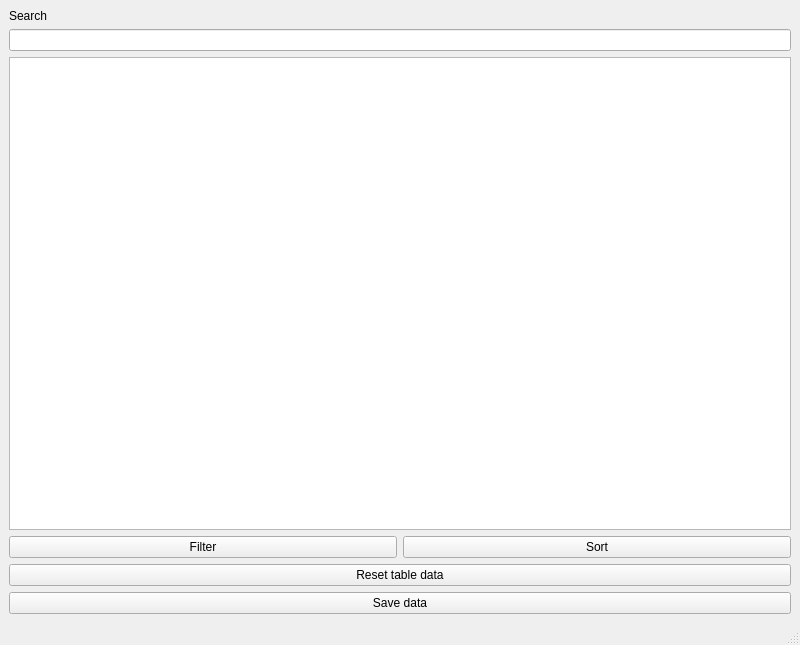
<?xml version="1.0" encoding="UTF-8"?>
<ui version="4.0">
 <class>MainWindow</class>
 <widget class="QMainWindow" name="MainWindow">
  <property name="geometry">
   <rect>
    <x>0</x>
    <y>0</y>
    <width>800</width>
    <height>645</height>
   </rect>
  </property>
  <property name="windowTitle">
   <string>MainWindow</string>
  </property>
  <widget class="QWidget" name="centralwidget">
   <layout class="QGridLayout" name="gridLayout">
    <item row="2" column="0">
     <widget class="QTableView" name="tableView"/>
    </item>
    <item row="3" column="0">
     <layout class="QHBoxLayout" name="horizontalLayout">
      <property name="topMargin">
       <number>0</number>
      </property>
      <item>
       <widget class="QPushButton" name="filterButton">
        <property name="text">
         <string>Filter</string>
        </property>
       </widget>
      </item>
      <item>
       <widget class="QPushButton" name="sortButton">
        <property name="text">
         <string>Sort</string>
        </property>
       </widget>
      </item>
     </layout>
    </item>
    <item row="1" column="0">
     <widget class="QLineEdit" name="lineEdit"/>
    </item>
    <item row="5" column="0">
     <widget class="QPushButton" name="saveDataButton">
      <property name="text">
       <string>Save data</string>
      </property>
     </widget>
    </item>
    <item row="0" column="0">
     <widget class="QLabel" name="label">
      <property name="text">
       <string>Search</string>
      </property>
     </widget>
    </item>
    <item row="4" column="0">
     <widget class="QPushButton" name="resetButton">
      <property name="text">
       <string>Reset table data</string>
      </property>
     </widget>
    </item>
   </layout>
  </widget>
  <widget class="QMenuBar" name="menubar">
   <property name="geometry">
    <rect>
     <x>0</x>
     <y>0</y>
     <width>800</width>
     <height>24</height>
    </rect>
   </property>
  </widget>
  <widget class="QStatusBar" name="statusbar"/>
 </widget>
 <resources/>
 <connections/>
</ui>
